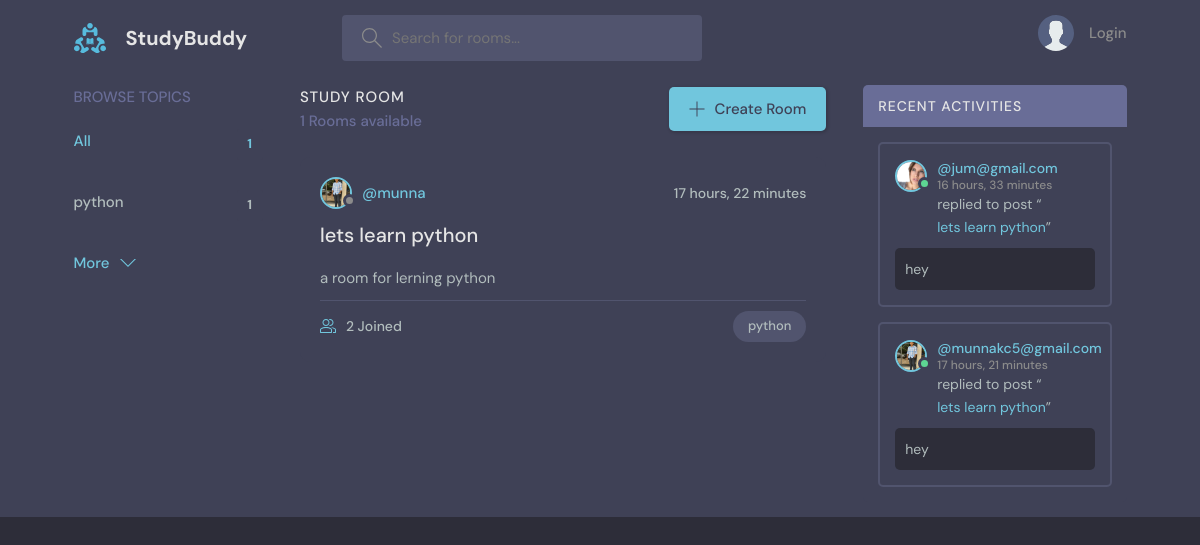
Before: / with the older database file.
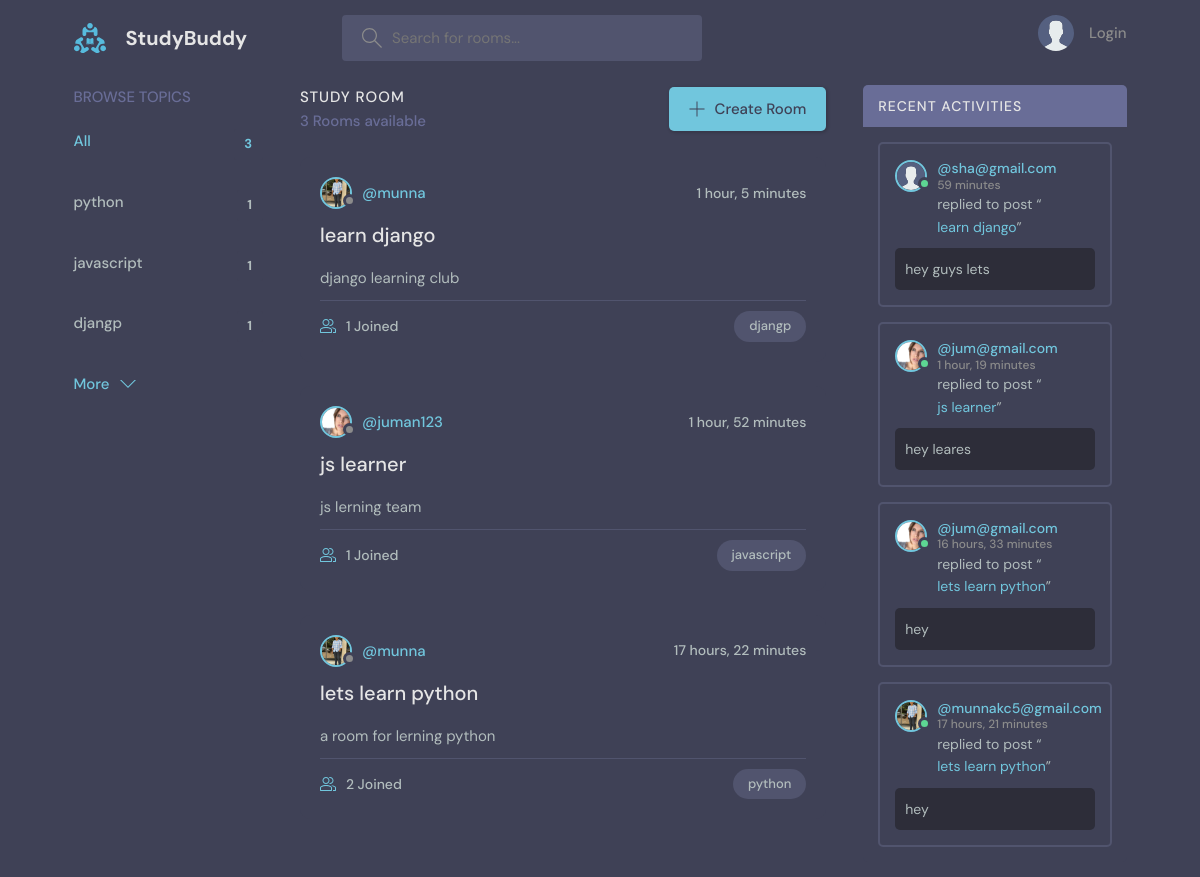
After: the same page with the newer database file.
### base/models.py (models this page shows, shortened)
class Topic(models.Model):
    name = models.CharField(max_length=200)

class Room(models.Model):
    host= models.ForeignKey(User,on_delete=models.SET_NULL,null=True)
    topic = models.ForeignKey(Topic,on_delete=models.SET_NULL,null=True)
    name = models.CharField(max_length=200)
    description = models.TextField(null=True,blank=True)
    participents = models.ManyToManyField(User,related_name='participents',blank=True)
    updated = models.DateTimeField(auto_now=True)
    created = models.DateTimeField(auto_now_add=True)
    class Meta:
        ordering = ['-updated','-created']

class User(AbstractUser):
    name = models.CharField(max_length=200,null=True)
    email = models.EmailField(unique=True,null=True)
    bio = models.TextField(null=True)
    avatar = models.ImageField(null=True,default="avatar.svg")
    USERNAME_FIELD = 'email'
    REQUIRED_FIELDS = []

class Messege(models.Model):
    user = models.ForeignKey(User,on_delete=models.CASCADE)
    room = models.ForeignKey(Room,on_delete=models.CASCADE)
    body = models.TextField()
    updated = models.DateTimeField(auto_now=True)
    created = models.DateTimeField(auto_now_add=True)
    class Meta:
        ordering = ['-updated','-created']

### base/views.py (the view)
# urls.py: path('',views.home, name="home"),
def home(request):
    q = request.GET.get('q') if request.GET.get('q') != None else ''
    rooms = Room.objects.filter(
        Q(topic__name__icontains=q) |
        Q(name__icontains=q)|
        Q(description__icontains=q)
        )
    topics =Topic.objects.all()[0:5]
    room_count = rooms.count()
    room_messeges = Messege.objects.filter(Q(room__topic__name__icontains=q))
    context ={
        'rooms':rooms,
        'topic':topics,
        'room_count':room_count,
        'room_messeges':room_messeges,
    }
    return render(request,'base/home.html',context)

### base/templates/base/home.html (shortened to what this page needs)
{% extends 'main.html'%}
    {% block content %}
    <main class="layout layout--3">
      <div class="container">
        {% include 'base/topics_components.html' %}
        <div class="roomList">
          <div class="roomList__header">
            <div>
              <h2>Study Room</h2>
              <p>{{room_count}} Rooms available</p>
            </div>
            <a class="btn btn--main" href="{% url 'create-room'%}">
              <svg version="1.1" xmlns="http://www.w3.org/2000/svg" width="32" height="32" viewBox="0 0 32 32">
                <title>add</title>
                <path
                  d="M16.943 0.943h-1.885v14.115h-14.115v1.885h14.115v14.115h1.885v-14.115h14.115v-1.885h-14.115v-14.115z"
                ></path>
              </svg>
              Create Room
            </a>
          </div>
          {% include 'base/feed_component.html' %}
        </div>
        {% include 'base/activity_component.html'%}
      </div>
    </main>
  {% endblock %}

### base/templates/base/topics_components.html
<div class="topics">
    <div class="topics__header">
      <h2>Browse Topics</h2>
    </div>
    <ul class="topics__list">
      <li>
        <a href="{% url 'topics'%}" class="active">All <span>{{topic.count}}</span></a>
      </li>
      {% for topic in topic %}
      <li>
        <a href="{% url 'home' %}?q={{topic.name}}">{{ topic.name}}<span>{{topic.room_set.all.count}}</span></a>
      </li>
        {% endfor %}
    </ul>
    <a class="btn btn--link" href="{% url 'topics'%}">
      More
      <svg version="1.1" xmlns="http://www.w3.org/2000/svg" width="32" height="32" viewBox="0 0 32 32">
        <title>chevron-down</title>
        <path d="M16 21l-13-13h-3l16 16 16-16h-3l-13 13z"></path>
      </svg>
    </a>
  </div>

### base/templates/base/feed_component.html (shortened to what this page needs)
{% for room in rooms %}
<div class="roomListRoom">
    <div class="roomListRoom__header">
      <a href="{% url 'user-profile' room.host.id%}" class="roomListRoom__author">
        <div class="avatar avatar--small">
          <img src="{{room.host.avatar.url}}" />
        </div>
        <span>@{{room.host.username}}</span>
      </a>
      <div class="roomListRoom__actions">
        <span>{{room.created|timesince}}</span>
      </div>
    </div>
    <div class="roomListRoom__content">
      <a href="{% url 'room' room.id %}">{{room.name}}</a>
      <p>
      {{room.description|truncatewords:20}}
      </p>
    </div>
    <div class="roomListRoom__meta">
      <a href="{% url 'room' room.id %}" class="roomListRoom__joined">
        {{room.participents.all.count}} Joined
      </a>
      <p class="roomListRoom__topic">{{room.topic.name}}</p>
    </div>
  </div>
  {% endfor %}

### base/templates/base/activity_component.html (shortened to what this page needs)
<div class="activities">
    <div class="activities__header">
      <h2>Recent Activities</h2>
    </div>
    {% for messege in room_messeges %}
    <div class="activities__box">
      <div class="activities__boxHeader roomListRoom__header">
        <a href="profile.html" class="roomListRoom__author">
          <div class="avatar avatar--small active">
            <img src="{{messege.user.avatar.url}}" />
          </div>
          <p>
            @{{messege.user}}
            <span>{{messege.created|timesince}}</span>
          </p>
        </a>
      </div>
      <div class="activities__boxContent">
        <p>replied to post “<a href="{% url 'room' messege.room.id %}">{{messege.room.name}}</a>”</p>
        <div class="activities__boxRoomContent">
          {{messege.body}}
        </div>
      </div>
    </div>
  {% endfor%}
   </div>

Changed rows visible on the page:
added Topic: name "javascript", room_set.all.count "1"
added Topic: name "djangp", room_set.all.count "1"
added Room: host.avatar (picture), host.username "munna", created "1 hour, 5 minutes", name "learn django", description "django learning club", participents.all.count "1", topic.name "djangp"
added Room: host.avatar (picture), host.username "juman123", created "1 hour, 52 minutes", name "js learner", description "js lerning team", participents.all.count "1", topic.name "javascript"
added Messege: user.avatar (placeholder picture), user "sha@gmail.com", created "59 minutes", room.name "learn django", body "hey guys lets"
added Messege: user.avatar (picture), user "jum@gmail.com", created "1 hour, 19 minutes", room.name "js learner", body "hey leares"
Other visible differences:
{{ topic.count }}: "1" → "3"
{{ room_count }}: "1" → "3"
